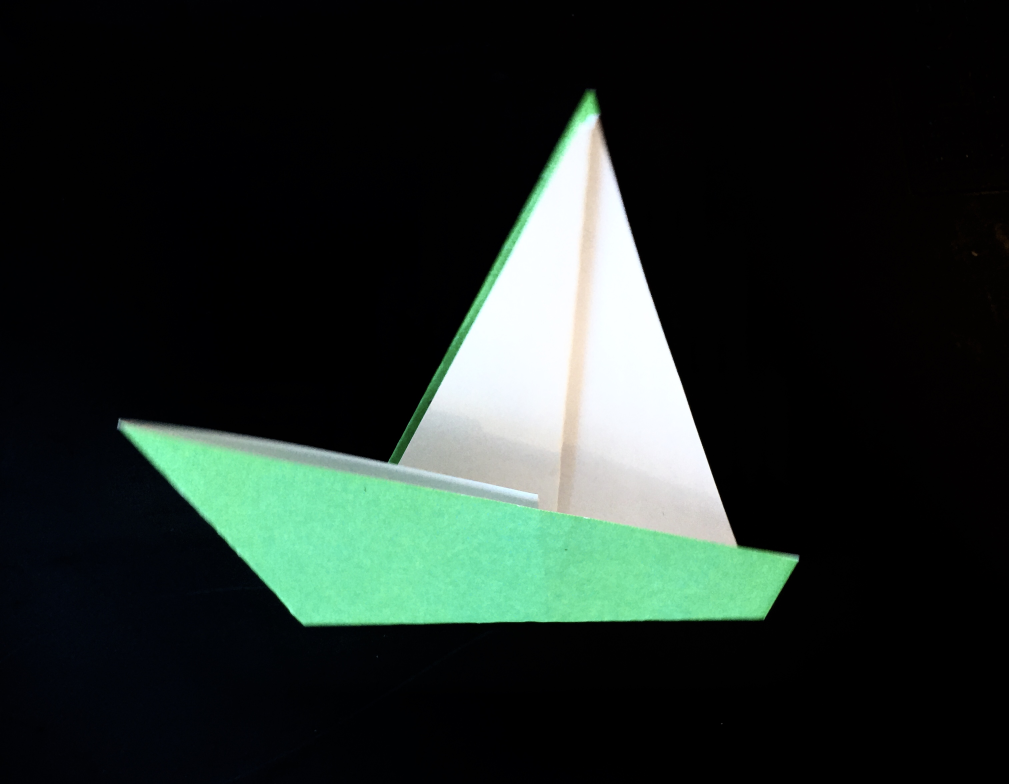
#> input picture assets/IMG_6661.jpg, 3026 x 2351 px, given in place of sample_origami_video.mov, which was not available (shown at 1/3 size)
$ python test.py
#> lines starting #> are read from the running program, lines starting #| are printed output that depends on the picture; after the words box and inside, x2 and y2 are one past the last pixel; in counts of white or black regions, pixels touching at a corner belong together; pictures that were not available may be replaced by others from this repository, and a replacement may not be noted
### shapeComparison.py
import cv2
import time
import os
import numpy as np
import math

CROP_X = 400
CROP_Y = 150
COLOR = (255, 0, 0)


def convertToIntPoint(point):
    return (int(point[0]), int(point[1]))


# [15 lines left out: functions rotate, scale, not called in this run]

# TODO


def detectContour(img, disp_img=[], offset=(0, 0)):
    ''' Returns first contour detected in the image'''
    # draw boundaries
    if offset[0] != 0:
        width, height = img.shape
        cv2.rectangle(disp_img, (CROP_X, CROP_Y),
                      (height+CROP_X, width+CROP_Y), (0, 0, 255), 5)

    img_blur = cv2.GaussianBlur(img, (3, 3), 1)
    contours, _ = cv2.findContours(
        img_blur, cv2.RETR_EXTERNAL, cv2.CHAIN_APPROX_SIMPLE)
    result = []

    for i in range(len(contours)):
        cnt = contours[i]
        area = cv2.contourArea(cnt)
        # print(area)
        if area > 10000:
            peri = cv2.arcLength(cnt, True)
            approx = cv2.approxPolyDP(cnt, 0.005*peri, True)
            l = len(approx)
            result.append(approx.reshape(l, 2))

            if len(disp_img) > 0:
                cv2.drawContours(disp_img, [approx],
                                 0, (255, 0, 0), 10, offset=offset)
                cv2.putText(disp_img, str(
                    area), (approx[0][0][0]+50, approx[0][0][1]+50), cv2.FONT_HERSHEY_COMPLEX, 1, (255, 0, 0), 2)

                # %% to label contour points %%
                for i in range(len(approx)):
                    cv2.putText(disp_img, str(
                        i), (approx[i][0][0]+10, approx[i][0][1]+10), cv2.FONT_HERSHEY_PLAIN, 5, (255, 255, 0), 5)
                cv2.imshow('Image', disp_img)
                cv2.waitKey(0)

    if len(result) > 0:
        return result[0]    # assume first one is the correct one
    else:
        return result


# [26 lines left out: functions compareMatchShapes, load_paths_from_folder, load_images_from_folder, not called in this run]


def prepareImage(img, original=False):
    '''
    Returns a contour detected and the binary image
    @param gray: returns gray image instead of binary
    '''
    if isinstance(img, str):    # if image path given
        img = cv2.imread(img)

    img_gray = cv2.cvtColor(img, cv2.COLOR_BGR2GRAY)
    ret, img_thresh = cv2.threshold(img_gray, 180, 255, cv2.THRESH_BINARY)

    img_cnt = detectContour(img_thresh, img)

    if original:
        return img_cnt, img
    else:
        return img_cnt, img_thresh


# [69 lines left out: functions fromTestSets, fromWebCam, not called in this run]


def shapeCompare():
    pass


FOLDER = "/Users/foo_c/Documents/Working Folders/FYP/fyp_opencv/assets/sample"
FOLDER_a = "/Users/foo_c/Documents/Working Folders/FYP/fyp_opencv/assets/sample/step4"
# [15 lines of commented-out code are left out]

# [19 lines left out: function draw, not called in this run]

# cv2.imshow('Image', img)
# cv2.waitKey(0)

### test.py
import numpy as np
import cv2
from matplotlib import pyplot as plt
from shapeComparison import prepareImage


def detectCorners(ref_img, draw_img):
    corners = cv2.goodFeaturesToTrack(ref_img, 25, 0.08, 200)
    corners = np.int0(corners)
    for i in corners:
        x, y = i.ravel()
        cv2.circle(draw_img, (x, y), 3, 255, -1)


#####################################################################
# open the default camera
cap = cv2.VideoCapture(
    'sample_origami_video.mov')

while True:
    success, img = cap.read()
#> img is the input picture: shape (2351, 3026, 3); mean B, G, R 39.4, 44.3, 33.9
    # imgHSV = cv2.cvtColor(img, cv2.COLOR_BGR2HSV)

    # ==== key controls ====
    keyPressed = cv2.waitKey(1)
#> (key q is pressed here)

    # quit
    if (keyPressed & 0xFF) == ord('q'):
        cap.release()
        cv2.destroyAllWindows()

    # gray = cv2.cvtColor(img,cv2.COLOR_BGR2GRAY)
    try:
        img_cnt, img_thresh = prepareImage(img)
#> in prepareImage, `img_gray = cv2.cvtColor(img, cv2.COLOR_BGR2GRAY)`:
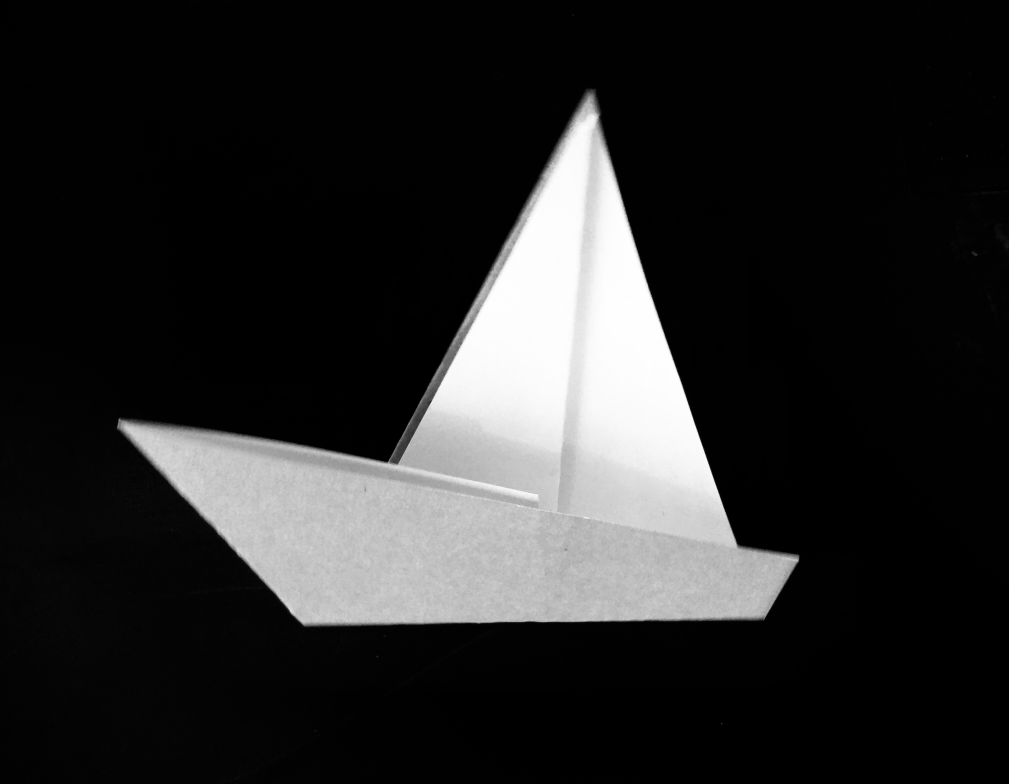
#> img_gray: shape (2351, 3026) (shown at 1/3 size); min 0, max 255, mean 40.6
#> in prepareImage, `ret, img_thresh = cv2.threshold(img_gray, 180, 255, cv2.THRESH_BINARY)`:
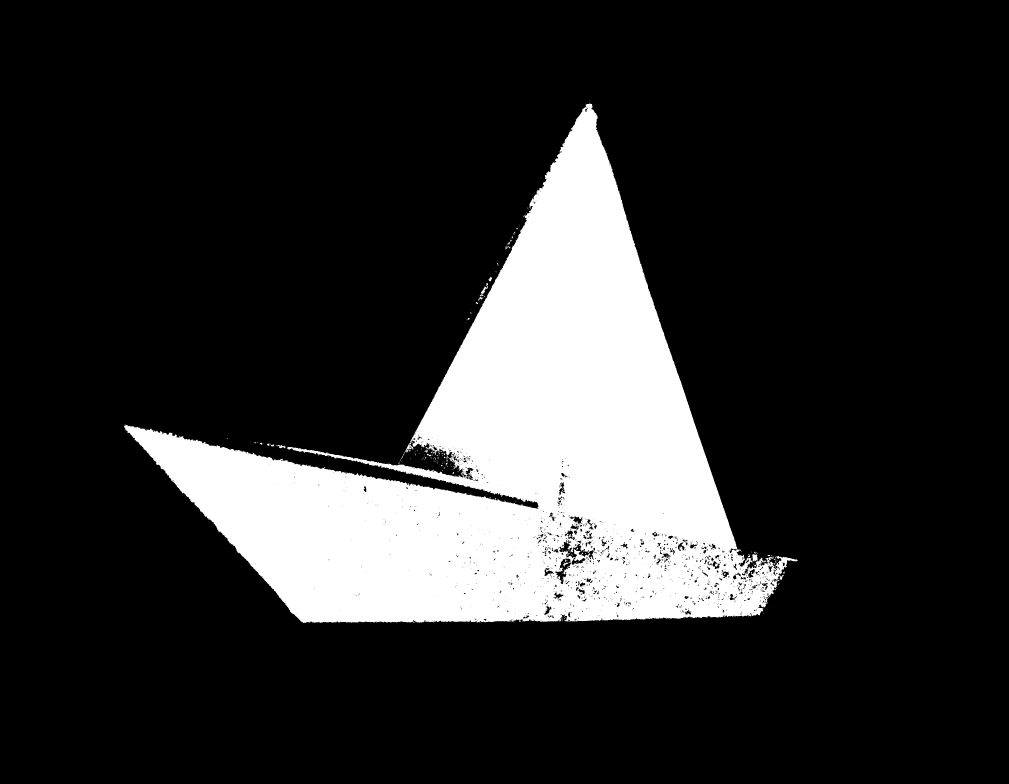
#> img_thresh: shape (2351, 3026) (shown at 1/3 size); 17% white; 287 white regions (260 under 20 px)
#> in detectContour, `contours, _ = cv2.findContours( img_blur, cv2.RETR_EXTERNAL, cv2.CHAIN..`: contours = 41 contours, 24 with area under 20; largest, box (x1, y1, x2, y2) and area: (371, 309, 2394, 1870) 1249010, (1433, 848, 1465, 905) 482, (1514, 718, 1537, 749) 230, (828, 1334, 858, 1346) 200, (800, 1329, 823, 1340) 134
#> the loop in detectContour, `for i in range(len(contours)):` made 41 passes
#> (area, peri, l) on pass 40: (1249010, 9353.9, 9)
#> area on passes 4, 5, 10, 11, 13, 15: 29, 33, 200, 133.5, 48, 48.5
#> after the loop in detectContour, `for i in range(len(contours)):`:
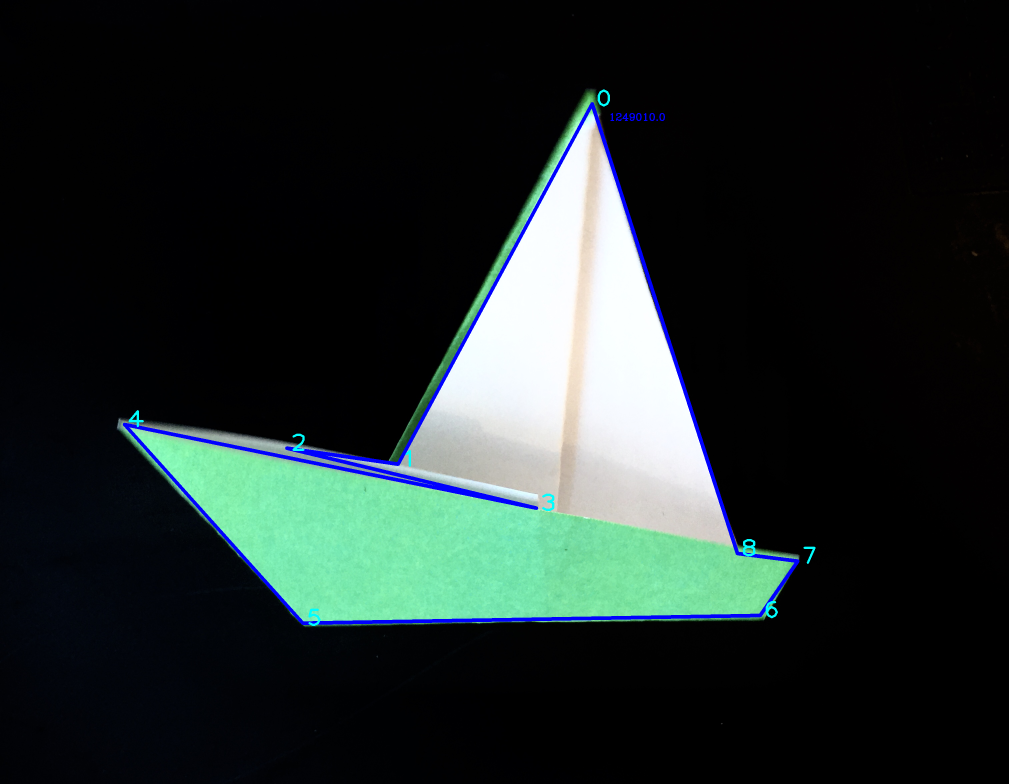
#> disp_img: shape (2351, 3026, 3) (shown at 1/3 size); mean B, G, R 40.8, 42.4, 32.4
#> after the loop in detectContour, `for i in range(len(contours)):`: result = 1 item
#> in prepareImage, `img_cnt = detectContour(img_thresh, img)`: img_cnt = [[1776, 311], [1194, 1392], [860, 1344], [1609, 1524], [373, 1273], [908, 1869], [2280, 1846], [2393, 1683], [2212, 1660]]
        rect = cv2.minAreaRect(img_cnt)
#> rect = ((1513, 1431.6), (1701.1, 1551), -34.44)
        box = cv2.boxPoints(rect)
#> box = [[1250.1, 2552.2], [373, 1273], [1776, 311], [2653.1, 1590.2]]
        box = np.int0(box)
#> box = [[1250, 2552], [372, 1273], [1776, 310], [2653, 1590]]
        cv2.drawContours(img, [box], 0, (0, 0, 255), 2)
        cv2.putText(img, str(rect[2]), (100, 100),
                    cv2.FONT_HERSHEY_PLAIN, 3, (0, 0, 255), 3)

    except:
        pass

    cv2.imshow('Image', img)

# [43 lines of commented-out code are left out]
